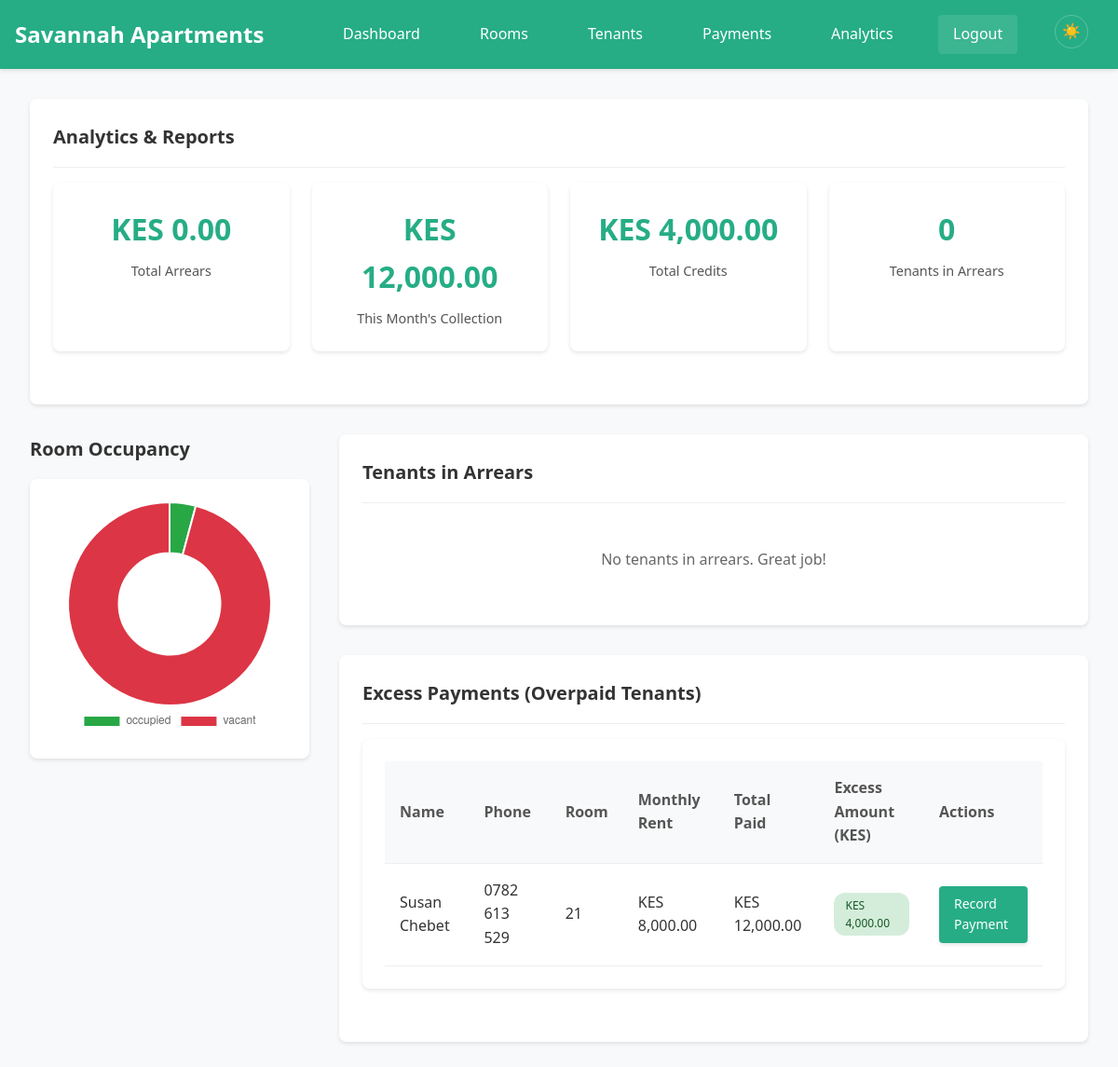
Page /analytics (signed in) on the earlier database version.
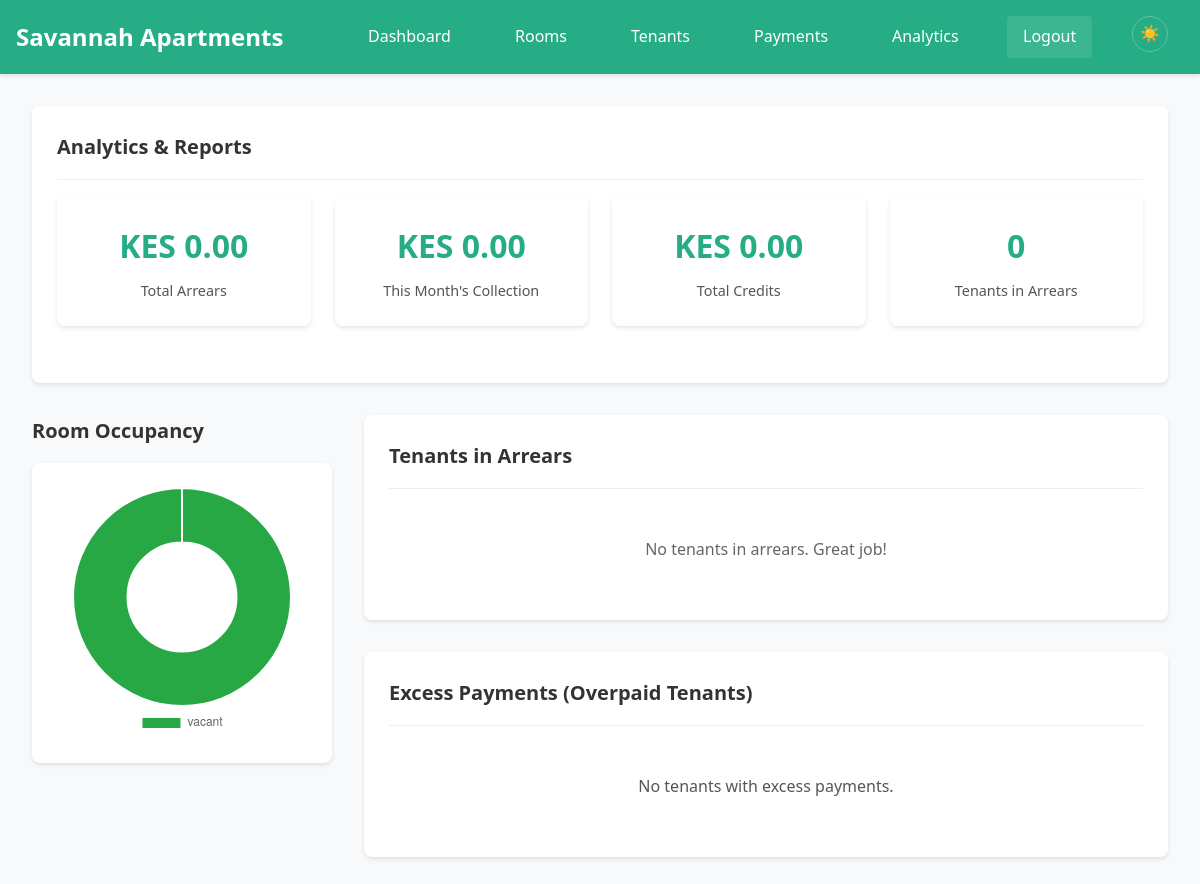
Same page on the later database version.
### tables this page shows
CREATE TABLE tenants (
            tenant_id INTEGER PRIMARY KEY AUTOINCREMENT,
            tenant_name TEXT NOT NULL,
            tenant_phone TEXT NOT NULL,
            room_id INTEGER,
            move_in_date DATE NOT NULL,
            balance REAL DEFAULT 0, credit_balance REAL DEFAULT 0, last_payment_date DATE, first_name TEXT, second_name TEXT, id_number TEXT, next_of_kin_name TEXT, next_of_kin_contact TEXT, relative_name TEXT, relative_id_number TEXT, relative_contact TEXT,
            FOREIGN KEY (room_id) REFERENCES rooms (room_id)
        );

### app.py (the view, shortened to what this page needs)
@app.route('/analytics')
@login_required
def analytics():
    conn = get_db_connection()
    tenants_data = conn.execute('''
        SELECT
            t.tenant_id,
            t.tenant_name,
            t.credit_balance,
            t.last_payment_date,
            t.tenant_phone,
            t.move_in_date,
            r.room_number,
            r.monthly_rent,
            (
                SELECT COALESCE(SUM(p2.amount), 0)
                FROM payments p2
                WHERE p2.tenant_id = t.tenant_id
                  AND strftime('%Y-%m', p2.payment_date) = strftime('%Y-%m', 'now')
            ) as total_payments
        FROM tenants t
        LEFT JOIN rooms r ON t.room_id = r.room_id
        GROUP BY t.tenant_id, t.tenant_name, t.credit_balance, t.last_payment_date, t.tenant_phone, t.move_in_date, r.room_number, r.monthly_rent
        ORDER BY t.tenant_name
    ''').fetchall()
    arrears_tenants = []
    overpaid_tenants = []
    total_arrears_amount = 0
    total_credits_amount = 0
    for tenant in tenants_data:
        monthly_rent = tenant['monthly_rent'] if tenant['monthly_rent'] else 0
        total_paid = tenant['total_payments'] or 0
        credit_balance = tenant['credit_balance'] or 0
        total_credits_amount += credit_balance
        arrears = monthly_rent - total_paid
        excess = total_paid - monthly_rent
        if excess > 0:
            overpaid_tenants.append({
                'tenant_id': tenant['tenant_id'],
                'tenant_name': tenant['tenant_name'],
                'tenant_phone': tenant['tenant_phone'],
                'room_number': tenant['room_number'],
                'monthly_rent': tenant['monthly_rent'],
                'total_payments': total_paid,
                'excess': excess
            })
    room_stats = conn.execute('''
        SELECT status, COUNT(*) as count
        FROM rooms
        GROUP BY status
    ''').fetchall()
    room_stats = [dict(row) for row in room_stats]
    current_month = datetime.now().strftime('%Y-%m')
    monthly_collection = conn.execute('''
        SELECT SUM(amount) as total
        FROM payments
        WHERE strftime('%Y-%m', payment_date) = ?
    ''', (current_month,)).fetchone()
    monthly_collection_amount = monthly_collection['total'] if monthly_collection['total'] else 0
    conn.close()
    return render_template('analytics.html',
                         arrears_tenants=arrears_tenants,
                         overpaid_tenants=overpaid_tenants,
                         total_arrears_amount=total_arrears_amount,
                         total_credits_amount=total_credits_amount,
                         room_stats=room_stats,
                         monthly_collection_amount=monthly_collection_amount)

### app.py (called while the page is built)
@app.template_filter('currency')
def currency_filter(value):
    if value is None:
        return "KES 0.00"
    return f"KES {value:,.2f}"

def get_db_connection():
    conn = sqlite3.connect(DATABASE, timeout=20.0)
    conn.row_factory = sqlite3.Row
    conn.execute('PRAGMA journal_mode=WAL')
    conn.execute('PRAGMA synchronous=NORMAL')
    conn.execute('PRAGMA cache_size=10000')
    conn.execute('PRAGMA temp_store=MEMORY')
    return conn

def login_required(f):
    @wraps(f)
    def decorated_function(*args, **kwargs):
        if 'logged_in' not in session:
            return redirect(url_for('login'))
        return f(*args, **kwargs)
    return decorated_function

### templates/analytics.html (shortened to what the changed rows need)
{% extends "base.html" %}
{% block content %}
<div class="card">
    <div class="card-header">
        <h1 class="card-title">Analytics & Reports</h1>
    </div>
    <div class="stats-grid">
        <div class="stat-card">
            <div class="stat-number">{{ monthly_collection_amount|currency }}</div>
            <div class="stat-label">This Month's Collection</div>
        </div>
        <div class="stat-card">
            <div class="stat-number">{{ total_credits_amount|currency }}</div>
            <div class="stat-label">Total Credits</div>
        </div>
    </div>
</div>
<div style="display: flex; gap: 2rem; align-items: flex-start; margin: 2rem 0;">
    <div style="flex: 0 0 300px; max-width: 300px;">
        <h2 class="chart-title">Room Occupancy</h2>
        <div class="chart-container" style="max-width: 300px; margin: 0 auto;">
            <canvas id="occupancyChart" width="200" height="120"></canvas>
        </div>
    </div>
    <div style="flex: 1 1 0; min-width: 320px;">
        <div class="card">
            <div class="card-header">
                <h2 class="card-title">Tenants in Arrears</h2>
            </div>
        </div>
        <div class="card" style="margin-top: 2rem;">
            <div class="card-header">
                <h2 class="card-title">Excess Payments (Overpaid Tenants)</h2>
            </div>
            {% if overpaid_tenants %}
            <div class="table-container">
                <table class="table">
                    <thead>
                        <tr>
                            <th>Name</th>
                            <th>Phone</th>
                            <th>Room</th>
                            <th>Monthly Rent</th>
                            <th>Total Paid</th>
                            <th>Excess Amount (KES)</th>
                            <th>Actions</th>
                        </tr>
                    </thead>
                    <tbody>
                        {% for t in overpaid_tenants %}
                        <tr>
                            <td>{{ t.tenant_name }}</td>
                            <td>{{ t.tenant_phone }}</td>
                            <td>{{ t.room_number or 'No Room' }}</td>
                            <td>{{ t.monthly_rent|currency }}</td>
                            <td>{{ t.total_payments|currency }}</td>
                            <td>
                                <span class="status-badge status-positive">
                                    {{ t.excess|currency }}
                                </span>
                            </td>
                            <td>
                                <div class="action-buttons">
                                    <a href="{{ url_for('add_payment') }}?tenant_id={{ t.tenant_id }}" class="btn btn-sm">Record Payment</a>
                                </div>
                            </td>
                        </tr>
                        {% endfor %}
                    </tbody>
                </table>
            </div>
            {% else %}
            <p style="text-align: center; color: #565555; padding: 2rem;">No tenants with excess payments.</p>
            {% endif %}
        </div>
    </div>
</div>
{% endblock %}
{% block scripts %}
<script>
// Room Occupancy Chart
const occupancyCtx = document.getElementById('occupancyChart').getContext('2d');
const occupancyData = {% if room_stats %}{
    {% for stat in room_stats %}
    '{{ stat.status }}': {{ stat.count }}{% if not loop.last %},{% endif %}
    {% endfor %}
}{% else %}{}{% endif %};
new Chart(occupancyCtx, {
    type: 'doughnut',
    data: {
        labels: Object.keys(occupancyData),
        datasets: [{
            data: Object.values(occupancyData),
            backgroundColor: [
                '#28a745',
                '#dc3545'
            ],
            borderWidth: 2,
            borderColor: '#fff'
        }]
    },
    options: {
        responsive: true,
        plugins: {
            legend: {
                position: 'bottom'
            }
        }
    }
});
// Monthly Collection Chart removed as per request
</script>
{% endblock %}

Differences in the rows shown:
removed tenants: tenant_name "Susan Chebet", tenant_phone "0782 613 529", room "21", monthly_rent "KES 8,000.00", total_payments "KES 12,000.00", excess "KES 4,000.00"
Other differences:
{{ monthly_collection_amount|currency }}: "KES 12,000.00" → "KES 0.00"
{{ total_credits_amount|currency }}: "KES 4,000.00" → "KES 0.00"
chart data {{ stat.status }}: occupied, vacant → vacant
chart data {{ stat.count }}: 1, 23 → 24
text no longer shown: "Name Phone Room Monthly Rent Total Paid Excess Amount (KES) Actions"
text now shown: "No tenants with excess payments."
